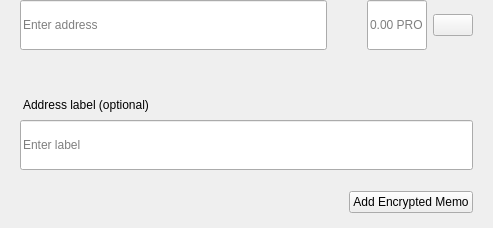
<?xml version="1.0" encoding="UTF-8"?>
<ui version="4.0">
 <class>SendMultiRow</class>
 <widget class="QWidget" name="SendMultiRow">
  <property name="geometry">
   <rect>
    <x>0</x>
    <y>0</y>
    <width>493</width>
    <height>228</height>
   </rect>
  </property>
  <property name="minimumSize">
   <size>
    <width>0</width>
    <height>0</height>
   </size>
  </property>
  <property name="maximumSize">
   <size>
    <width>16777215</width>
    <height>16777215</height>
   </size>
  </property>
  <property name="windowTitle">
   <string>Form</string>
  </property>
  <layout class="QVBoxLayout" name="verticalLayout_3">
   <property name="spacing">
    <number>0</number>
   </property>
   <property name="leftMargin">
    <number>0</number>
   </property>
   <property name="topMargin">
    <number>0</number>
   </property>
   <property name="rightMargin">
    <number>20</number>
   </property>
   <property name="bottomMargin">
    <number>5</number>
   </property>
   <item alignment="Qt::AlignTop">
    <widget class="QWidget" name="widget" native="true">
     <property name="sizePolicy">
      <sizepolicy hsizetype="Expanding" vsizetype="Maximum">
       <horstretch>0</horstretch>
       <verstretch>0</verstretch>
      </sizepolicy>
     </property>
     <property name="minimumSize">
      <size>
       <width>0</width>
       <height>60</height>
      </size>
     </property>
     <property name="maximumSize">
      <size>
       <width>16777215</width>
       <height>85</height>
      </size>
     </property>
     <layout class="QHBoxLayout" name="horizontalLayout" stretch="6,0,2">
      <property name="spacing">
       <number>0</number>
      </property>
      <property name="leftMargin">
       <number>8</number>
      </property>
      <property name="topMargin">
       <number>0</number>
      </property>
      <property name="rightMargin">
       <number>0</number>
      </property>
      <property name="bottomMargin">
       <number>0</number>
      </property>
      <item alignment="Qt::AlignTop">
       <widget class="QStackedWidget" name="stackedAddress">
        <property name="minimumSize">
         <size>
          <width>0</width>
          <height>50</height>
         </size>
        </property>
        <property name="maximumSize">
         <size>
          <width>16777215</width>
          <height>50</height>
         </size>
        </property>
        <widget class="QWidget" name="page_4">
         <property name="sizePolicy">
          <sizepolicy hsizetype="Expanding" vsizetype="Preferred">
           <horstretch>0</horstretch>
           <verstretch>0</verstretch>
          </sizepolicy>
         </property>
         <property name="minimumSize">
          <size>
           <width>0</width>
           <height>50</height>
          </size>
         </property>
         <property name="maximumSize">
          <size>
           <width>16777215</width>
           <height>55</height>
          </size>
         </property>
         <layout class="QVBoxLayout" name="verticalLayout_7">
          <property name="spacing">
           <number>0</number>
          </property>
          <property name="leftMargin">
           <number>12</number>
          </property>
          <property name="topMargin">
           <number>0</number>
          </property>
          <property name="rightMargin">
           <number>0</number>
          </property>
          <property name="bottomMargin">
           <number>0</number>
          </property>
          <item>
           <widget class="QLineEdit" name="lineEditAddress">
            <property name="minimumSize">
             <size>
              <width>0</width>
              <height>50</height>
             </size>
            </property>
            <property name="maximumSize">
             <size>
              <width>16777215</width>
              <height>50</height>
             </size>
            </property>
            <property name="placeholderText">
             <string>Enter address</string>
            </property>
           </widget>
          </item>
         </layout>
        </widget>
        <widget class="QWidget" name="page_3"/>
       </widget>
      </item>
      <item>
       <spacer name="horizontalSpacer_3">
        <property name="orientation">
         <enum>Qt::Horizontal</enum>
        </property>
        <property name="sizeType">
         <enum>QSizePolicy::Fixed</enum>
        </property>
        <property name="sizeHint" stdset="0">
         <size>
          <width>40</width>
          <height>20</height>
         </size>
        </property>
       </spacer>
      </item>
      <item>
       <layout class="QHBoxLayout" name="horizontalLayout_2">
        <property name="spacing">
         <number>6</number>
        </property>
        <item alignment="Qt::AlignTop">
         <widget class="QLineEdit" name="lineEditAmount">
          <property name="sizePolicy">
           <sizepolicy hsizetype="Expanding" vsizetype="Preferred">
            <horstretch>0</horstretch>
            <verstretch>0</verstretch>
           </sizepolicy>
          </property>
          <property name="minimumSize">
           <size>
            <width>0</width>
            <height>50</height>
           </size>
          </property>
          <property name="maximumSize">
           <size>
            <width>16777215</width>
            <height>50</height>
           </size>
          </property>
          <property name="maxLength">
           <number>17</number>
          </property>
          <property name="alignment">
           <set>Qt::AlignLeading|Qt::AlignLeft|Qt::AlignVCenter</set>
          </property>
          <property name="placeholderText">
           <string notr="true">0.00 PRO</string>
          </property>
         </widget>
        </item>
        <item>
         <layout class="QVBoxLayout" name="verticalLayout">
          <property name="topMargin">
           <number>14</number>
          </property>
          <property name="bottomMargin">
           <number>0</number>
          </property>
          <item alignment="Qt::AlignTop">
           <widget class="QPushButton" name="btnMenu">
            <property name="minimumSize">
             <size>
              <width>0</width>
              <height>0</height>
             </size>
            </property>
            <property name="maximumSize">
             <size>
              <width>16777215</width>
              <height>16777215</height>
             </size>
            </property>
            <property name="focusPolicy">
             <enum>Qt::NoFocus</enum>
            </property>
            <property name="text">
             <string/>
            </property>
           </widget>
          </item>
         </layout>
        </item>
       </layout>
      </item>
     </layout>
    </widget>
   </item>
   <item>
    <widget class="QWidget" name="layoutLabel" native="true">
     <property name="minimumSize">
      <size>
       <width>0</width>
       <height>0</height>
      </size>
     </property>
     <property name="maximumSize">
      <size>
       <width>16777215</width>
       <height>16777215</height>
      </size>
     </property>
     <layout class="QVBoxLayout" name="verticalLayout_9">
      <property name="spacing">
       <number>6</number>
      </property>
      <property name="leftMargin">
       <number>20</number>
      </property>
      <property name="topMargin">
       <number>0</number>
      </property>
      <property name="rightMargin">
       <number>0</number>
      </property>
      <property name="bottomMargin">
       <number>10</number>
      </property>
      <item>
       <spacer name="verticalSpacer">
        <property name="orientation">
         <enum>Qt::Vertical</enum>
        </property>
        <property name="sizeType">
         <enum>QSizePolicy::Fixed</enum>
        </property>
        <property name="sizeHint" stdset="0">
         <size>
          <width>20</width>
          <height>20</height>
         </size>
        </property>
       </spacer>
      </item>
      <item>
       <widget class="QLabel" name="labelSubtitleDescription">
        <property name="styleSheet">
         <string notr="true">margin-bottom:2px;
margin-left:0.05px;
padding:0px;</string>
        </property>
        <property name="text">
         <string>Address label (optional)</string>
        </property>
       </widget>
      </item>
      <item>
       <widget class="QLineEdit" name="lineEditDescription">
        <property name="minimumSize">
         <size>
          <width>0</width>
          <height>50</height>
         </size>
        </property>
        <property name="maximumSize">
         <size>
          <width>16777215</width>
          <height>50</height>
         </size>
        </property>
        <property name="placeholderText">
         <string>Enter label</string>
        </property>
       </widget>
      </item>
      <item>
       <spacer name="verticalSpacer_2">
        <property name="orientation">
         <enum>Qt::Vertical</enum>
        </property>
        <property name="sizeType">
         <enum>QSizePolicy::Fixed</enum>
        </property>
        <property name="sizeHint" stdset="0">
         <size>
          <width>20</width>
          <height>15</height>
         </size>
        </property>
       </spacer>
      </item>
      <item>
       <widget class="QWidget" name="containerMemo" native="true">
        <layout class="QHBoxLayout" name="horizontalLayout_5">
         <property name="leftMargin">
          <number>0</number>
         </property>
         <property name="topMargin">
          <number>0</number>
         </property>
         <property name="rightMargin">
          <number>0</number>
         </property>
         <property name="bottomMargin">
          <number>0</number>
         </property>
         <item>
          <spacer name="horizontalSpacer">
           <property name="orientation">
            <enum>Qt::Horizontal</enum>
           </property>
           <property name="sizeHint" stdset="0">
            <size>
             <width>40</width>
             <height>20</height>
            </size>
           </property>
          </spacer>
         </item>
         <item>
          <widget class="QPushButton" name="btnAddMemo">
           <property name="text">
            <string notr="true">Add Encrypted Memo</string>
           </property>
          </widget>
         </item>
        </layout>
       </widget>
      </item>
     </layout>
    </widget>
   </item>
  </layout>
 </widget>
 <resources/>
 <connections/>
</ui>
